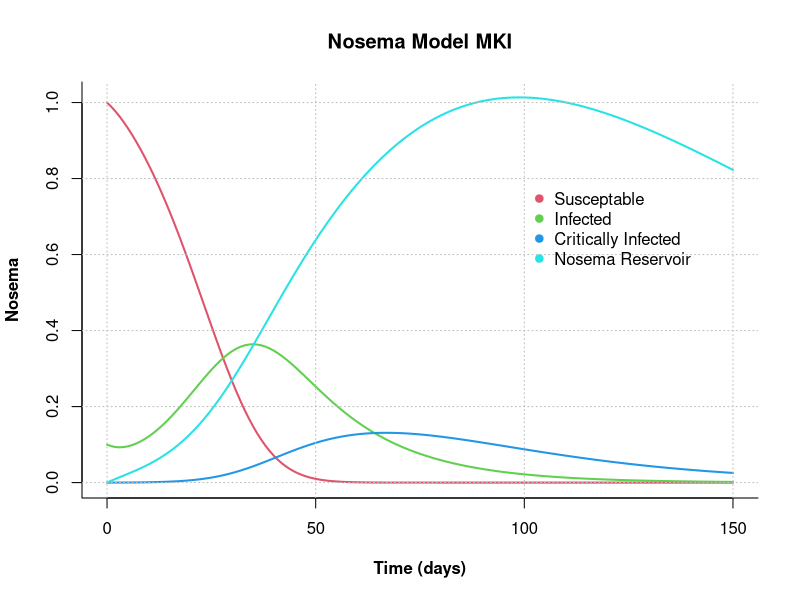
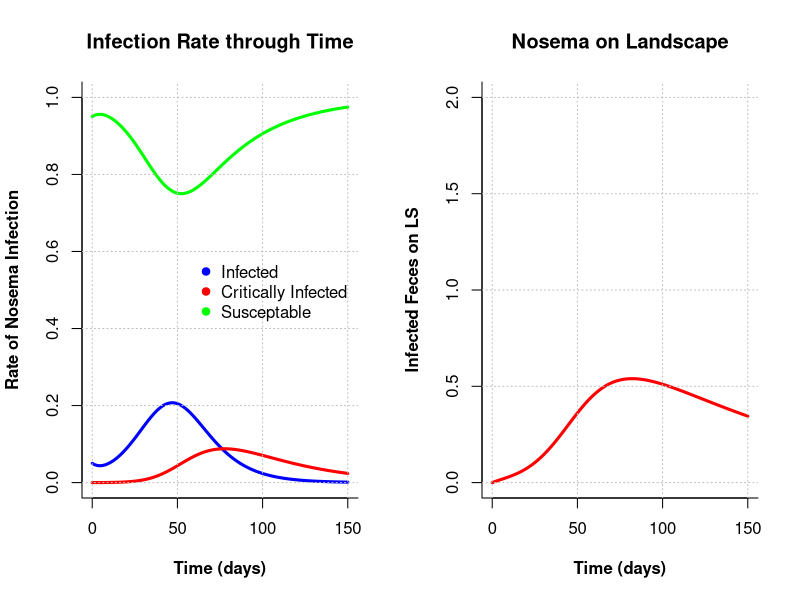

Recreate these plots in R, in order. (Note: this script raises an error after producing the figures.)
# Nosema Model Mk I
# P. Alexander Burnham
# 6 April 2016


#----------------------------------------------------------------------
# Parameters:
# dSdt = -[S][P]beta-[S]muA
# dI1dt = [S][P]beta-[I1]muA-[I1]gamma
# dI2dt = -[I1][P]gamma-[I2]muB
# dPdt = [I1]alpha1 + [I2]alpha2-[P]theta
# S = Initial Bombus Population on landscape
# I1 = Portion of Bombus infected
# I2 = Portion of Infected that are critically infected
# P = Population of fecal matter on landscape (mL)
# beta = rate of conversion from S to I1
# alpha1 = rate of fecal deposition from I1 to P (mL)
# alpha2 = rate of fecal deposition from I2 to P (mL)
# theta = decay of P (mL)
# gamma = rate of conversion from I1 to I2
# muA = natural death rate of S and I1
# muB = death rate of critically infected
# time = time (days)

#----------------------------------------------------------------------
# Preliminaries: 
ls()
rm(list=ls())
ls()

#----------------------------------------------------------------------
# model MK 1:

library(deSolve)

NosemaModel1 <- function(t, state, parameters){
  with(as.list(c(state, parameters)), {
    
    dSdt <- -(S * P * beta) - (S * muA) 
    dI1dt <- (S * P * beta) - (I1 * muA) - (I1 * gamma) 
    dI2dt <- (I1 * P * gamma) - (I2 * muB)
    dPdt <- (I1 * alpha1) + (I2 * alpha2) - (P * theta) 
    
    return(list(c(dSdt,dI1dt,dI2dt,dPdt)))
  })
}

# set parameters
state<-c(S=1,I1=0.10, I2=0.00, P=0.0)
parameters <- c(#r=0.05,
                beta=0.34,
                alpha1=0.05,
                alpha2=0.10,
                gamma=0.04,
                muA=0.01,
                muB=0.03,
                theta=0.01
                )

times <- seq(0,150,by=1)

out <- ode(y=state,times=times, func=NosemaModel1, parms=parameters)
out<-as.data.frame(out)
out$time <- NULL
head(out,10)

#Plot figure
matplot(x=times,y=out,
        type="l",
        xlab="Time (days)", 
        ylab="Nosema", 
        main="Nosema Model MKI",
        lwd=2,
        lty=1,
        font.lab=2,
        bty="l", 
        col=2:5)

grid(col="gray")

legend(x=100,y=0.8,
       c("Susceptable",
         "Infected",
         "Critically Infected", 
         "Nosema Reservoir"),
       pch=19,
       col=2:5,
       bty="n",
       bg="white")





# Nosema Model MKII (11 April 2016) Plotting Infected Feces on Landscape 
# on a second figure to the right. 
#----------------------------------------------------------------------


# Parameters:
# dSdt = -[S][P]beta-[S]muA
# dI1dt = [S][P]beta-[I1]muA-[I1]gamma
# dI2dt = -[I1][P]gamma-[I2]muB
# dPdt = [I1]alpha1 + [I2]alpha2-[P]theta
# S = Initial Bombus Population on landscape
# I1 = Portion of Bombus infected
# I2 = Portion of Infected that are critically infected
# P = Population of fecal matter on landscape (mL)
# beta = rate of conversion from S to I1
# alpha1 = rate of fecal deposition from I1 to P (mL)
# alpha2 = rate of fecal deposition from I2 to P (mL)
# theta = decay of P (mL)
# gamma = rate of conversion from I1 to I2
# muA = natural death rate of S and I1
# muB = death rate of critically infected
# time = time (days)


#------------------------------------------------------------------------

# Preliminaries: 
ls()
rm(list=ls())
ls()

library(deSolve)

# create a function using desolve
NosemaModel2 <- function(t, state, parameters){
  with(as.list(c(state, parameters)), {
    
    dSdt <- -(S * P * beta) - (S * muA) 
    dI1dt <- (S * P * beta) - (I1 * muA) - (I1 * gamma) 
    dI2dt <- (I1 * P * gamma) - (I2 * muB)
    dPdt <- (I1 * alpha1) + (I2 * alpha2) - (P * theta) 

    
    return(list(c(dSdt,dI1dt,dI2dt,dPdt)))
  })
}

# set parameters
state<-c(S=1, I1=0.05, I2=0.00, P=0.0)
parameters <- c(#r=0.05,
  beta=0.202,
  alpha1=0.07,
  alpha2=0.010,
  gamma=0.05,
  muA=0.011,
  muB=0.025,
  theta=0.01
)

# set up time steps
times <- seq(0,150,by=1)

#Subset data and remove time
out <- ode(y=state,times=times, func=NosemaModel2, parms=parameters)
out<-as.data.frame(out)
out$time <- NULL
out$S <- NULL
NosemaLS <- out
NosemaLS <- (NosemaLS[,3])
out$P <- NULL
Surv <- 1 - (out[,1]+out[,2])
out <- cbind(out,Surv)
head(out,10)

par(mfrow=c(1,2))

#Plot figure
matplot(x=times,y=out,
        type="l",
        xlab="Time (days)", 
        ylab="Rate of Nosema Infection", 
        main="Infection Rate through Time",
        lwd=3,
        ylim=c(0,1),
        lty=1,
        font.lab=2,
        bty="l", 
        col=c("blue","red", "green"))

grid(col="gray")

legend(x=58,y=0.6,
       legend=c("Infected",
         "Critically Infected",
         "Susceptable"),
       pch=19,
       col=c("blue","red", "green"),
       bty="n",
       bg="white")

# plot figure for nosema on LS seperately.

plot(x=times,y=NosemaLS,
     type="l",
     xlab="Time (days)", 
     ylab="Infected Feces on LS", 
     main="Nosema on Landscape",
     ylim=c(0,2),
     lwd=3,
     lty=1,
     font.lab=2,
     bty="l", 
     col="red")

grid(col="gray")



#------------------------------------------------------------------------
# Nosema Model MKIII (13 April 2016) added growth rates and new dif. equation to describe infection rates within colony to feed back into the system. (NOT FUNCTIONING YET!)

# Parameters:
# dSdt = -[S][P]beta-[S]muA
# dI1dt = [S][P]beta-[I1]muA-[I1]gamma
# dI2dt = -[I1][P]gamma-[I2]muB
# dP1dt = [I1]alpha1 + [I2]alpha2-[P]theta
# dP2dt = [I1]alpha1 + [I2]alpha2-[P]theta
# S = Initial Bombus Population on landscape
# I1 = Portion of Bombus infected
# I2 = Portion of Infected that are critically infected
# P1 = Infected fecal matter on landscape 
# P2 = Infected fecal matter in colonies
# beta = rate of conversion from S to I1
# alpha1 = rate of fecal deposition from I1 to P1 
# alpha2 = rate of fecal deposition from I1 to P2 
# sigma1 = rate of fecal deposition from I2 to P1 
# sigma2 = rate of fecal deposition from I2 to P2 
# theta = decay of 
# gamma = rate of conversion from I1 to I2
# muA = natural death rate of S and I1
# muB = death rate of critically infected
# r1 = growth rate for S
# r2 = growth rate for I1
# r3 = growth rate for I2
# time = time (days)


# Preliminaries: 
ls()
rm(list=ls())
ls()

library(deSolve)

NosemaModel3 <- function(t, state, parameters){
  with(as.list(c(state, parameters)), {
    
    dSdt <-  (S * P1 * P2 * beta) - (S * muA) + (S * r1)
    dI1dt <- (S * P1 * P2 * beta) - (I1 * muA) - (I1 * gamma) + (I1 * r2)
    dI2dt <- (I1 * gamma) - (I2 * muB) + (I2 * r3)
    dP1dt <- (I1 * alpha1) + (I2 * sigma1) - (P1 * theta) 
    dP2dt <- (I2 * alpha2) + (I2 * sigma2) - (P2 * theta) 
    
    return(list(c(dSdt,dI1dt,dI2dt,dP1dt,dP2dt)))
  })
}

# set parameters
state<-c(S=1, I1=0.10, I2=0.008, P1=0.0, P2=0.0)
parameters <- c(
  r1=0.08,
  r2=0.07,
  r3=0.01,
  beta=0.204,
  alpha1=0.04,
  alpha2=0.05,
  sigma1=0.06,
  sigma2=0.07,
  gamma=0.05,
  muA=0.03,
  muB=0.06,
  theta=0.02
)

times <- seq(0,150,by=1)

out <- ode(y=state,times=times, func=NosemaModel3, parms=parameters)
out<-as.data.frame(out)
out$time <- NULL
head(out,10)
NosemaLSCOL <- cbind(out[,4],out[,5])
out$P1 <- NULL
out$P2 <- NULL
Surv <- 1 - (out[,2]+out[,3])
out <- cbind(out,Surv)
out$S <- NULL
head(out,10)


par(mfrow=c(1,2))
#Plot figure
matplot(x=times,y=out,
        type="l",
        xlab="Time (days)", 
        ylab="Rate of Nosema Infection", 
        main="Infection Rate through Time",
        lwd=2,
        lty=1,
        font.lab=2,
        bty="l", 
        col=3:7)

grid(col="gray")

legend(x=0, y=0.8,
       legend=c("Infected",
                "Critically Infected",
                "Susceptable"),
       pch=19,
       col=3:7,
       bty="n",
       bg="white")

matplot(x=times,y=NosemaLSCOL,
     type="l",
     xlab="Time (days)", 
     ylab="Infected Feces on LS", 
     main="Nosema on Landscape",
     #ylim=c(0,2),
     lwd=3,
     lty=1,
     font.lab=2,
     bty="l", 
     col=c("red","blue"))

grid(col="gray")

legend(x="bottomright",
       legend=c("In Colony","On Flowers"),
       pch=19,
       col=c("red","blue"),
       bty="n",
       bg="white")



# Nosema Model MKIV (28 April 2016) Removed curve describing nosema reservoir on landscape for simplicities sake. This is the iteration used during my biolunch talk:
#----------------------------------------------------------------------


# Parameters:
# dSdt = -[S][P]beta-[S]muA
# dI1dt = [S][P]beta-[I1]muA-[I1]gamma
# dI2dt = -[I1][P]gamma-[I2]muB
# dPdt = [I1]alpha1 + [I2]alpha2-[P]theta
# S = Initial Bombus Population on landscape
# I1 = Portion of Bombus infected
# I2 = Portion of Infected that are critically infected
# P = Population of fecal matter on landscape (mL)
# beta = rate of conversion from S to I1
# alpha1 = rate of fecal deposition from I1 to P (mL)
# alpha2 = rate of fecal deposition from I2 to P (mL)
# theta = decay of P (mL)
# gamma = rate of conversion from I1 to I2
# muA = natural death rate of S and I1
# muB = death rate of critically infected
# time = time (days)


#------------------------------------------------------------------------

# Preliminaries: 
ls()
rm(list=ls())
ls()

library(deSolve)

par(mfrow=c(1,1))

# create a function using desolve
NosemaModel4 <- function(t, state, parameters){
  with(as.list(c(state, parameters)), {
    
    dSdt <- -(S * P * beta) - (S * muA) 
    dI1dt <- (S * P * beta) - (I1 * muA) - (I1 * gamma) 
    dI2dt <- (I1 * P * gamma) - (I2 * muB)
    dPdt <- (I1 * alpha1) + (I2 * alpha2) - (P * theta) 
    
    
    return(list(c(dSdt,dI1dt,dI2dt,dPdt)))
  })
}

# set parameters
state<-c(S=1, I1=0.05, I2=0.00, P=0.0)
parameters <- c(#r=0.05,
  beta=0.202,
  alpha1=0.07,
  alpha2=0.010,
  gamma=0.05,
  muA=0.011,
  muB=0.025,
  theta=0.01
)

# set up time steps
times <- seq(0,150,by=1)

#Subset data and remove time
out <- ode(y=state,times=times, func=NosemaModel4, parms=parameters)
out<-as.data.frame(out)
out$time <- NULL
out$S <- NULL
NosemaLS <- out
NosemaLS <- (NosemaLS[,3])
out$P <- NULL
Surv <- 1 - (out[,1]+out[,2])
out <- cbind(out,Surv)
head(out,10)



#par(mfrow=c(1,2))
#Plot figure
matplot(x=times,y=out,
        type="l",
        xlab="Time (days)", 
        ylab="Rate of Nosema Infection", 
        main="Infection Rate through Time",
        lwd=3,
        ylim=c(0,1),
        lty=1,
        font.lab=2,
        bty="l", 
        col=c("blue","red", "green"))

grid(col="gray")

legend(x=100,y=0.6,
       legend=c("Infected",
                "Critically Infected",
                "Susceptable"),
       pch=19,
       col=c("blue","red", "green"),
       bty="n",
       bg="white")




# Nosema Model MKV (5 May 2016) includes growth rates but no equation for colony as a reservoir for nosema (not quite playing nice yet)
#----------------------------------------------------------------------


# Parameters:
# dSdt = -[S][P]beta-[S]muA
# dI1dt = [S][P]beta-[I1]muA-[I1]gamma
# dI2dt = -[I1][P]gamma-[I2]muB
# dPdt = [I1]alpha1 + [I2]alpha2-[P]theta
# S = Initial Bombus Population on landscape
# I1 = Portion of Bombus infected
# I2 = Portion of Infected that are critically infected
# P = Population of fecal matter on landscape (mL)
# beta = rate of conversion from S to I1
# alpha1 = rate of fecal deposition from I1 to P (mL)
# alpha2 = rate of fecal deposition from I2 to P (mL)
# theta = decay of P (mL)
# gamma = rate of conversion from I1 to I2
# muA = natural death rate of S and I1
# muB = death rate of critically infected
# r1 = growth rate for S
# r2 = growth rate for I1
# r3 = growth rate for I2
# time = time (days)


#------------------------------------------------------------------------

# Preliminaries: 
ls()
rm(list=ls())
ls()

library(deSolve)

par(mfrow=c(1,1))

# create a function using desolve
NosemaModel5 <- function(t, state, parameters){
  with(as.list(c(state, parameters)), {
    
    dSdt <- -(S * P * beta) - (S * muA) + (S * r1)
    dI1dt <- (S * P * beta) - (I1 * muA) - (I1 * gamma) + (I1 * r2)
    dI2dt <- (I1 * gamma) - (I2 * muB) + (I2 * r3)
    dPdt <- (I1 * alpha1) + (I2 * alpha2) - (P * theta) 
    
    
    return(list(c(dSdt,dI1dt,dI2dt,dPdt)))
  })
}

# set parameters
state<-c(S=1, I1=0.05, I2=0.00, P=0.0)
parameters <- c(
  beta=0.202,
  alpha1=0.15,
  alpha2=0.19,
  gamma=0.01,
  muA=0.01,
  muB=0.05,
  theta=0.01,
  r1=0.015,
  r2=0.008,
  r3=0.003
)

# set up time steps
times <- seq(0,150,by=1)

#Subset data and remove time
out <- ode(y=state,times=times, func=NosemaModel5, parms=parameters)
out<-as.data.frame(out)
out$time <- NULL
out$S <- NULL
NosemaLS <- out
NosemaLS <- (NosemaLS[,3])
out$P <- NULL
Surv <- 1 - (out[,1]+out[,2])
out <- cbind(out,Surv)
head(out,10)



#Plot figure
matplot(x=times,y=out,
        type="l",
        xlab="Time (days)", 
        ylab="Rate of Nosema Infection", 
        # main="Infection Rate through Time",
        lwd=3,
        ylim=c(0,1),
        lty=1,
        font.lab=2,
        bty="l", 
        col=c("blue","red", "green"))

grid(col="gray")

legend(x=68,y=0.6,
       legend=c("Infected",
                "Critically Infected",
                "Susceptable"),
       pch=19,
       col=c("blue","red", "green"),
       bty="n",
       bg="white")
